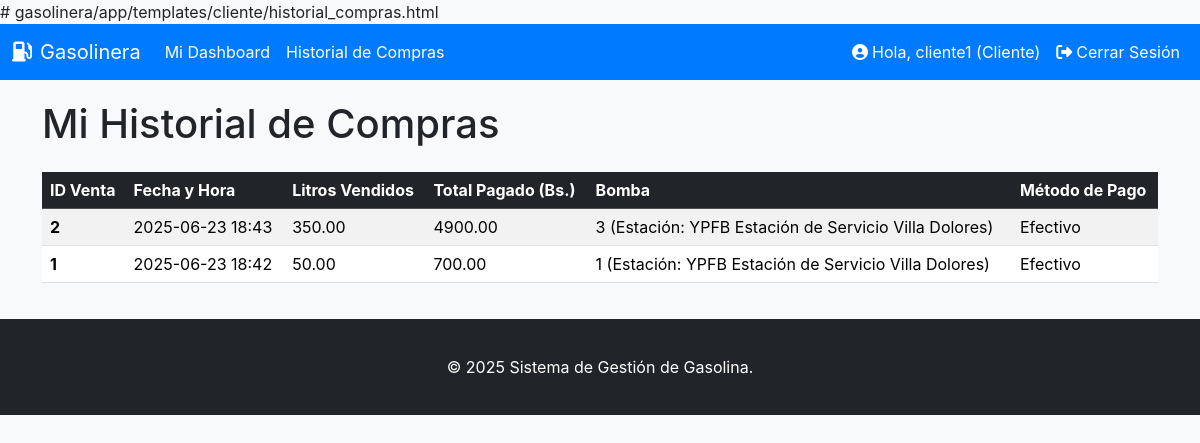
Page /cliente/historial_compras (signed in) on the committed database.
### app/models.py (models this page shows, shortened)
class Usuario(UserMixin, db.Model):
    __tablename__ = 'usuarios'
    id = db.Column(db.Integer, primary_key=True)
    username = db.Column(db.String(64), unique=True, nullable=False) # Nombre de usuario
    password_hash = db.Column(db.String(128)) # Hash de la contraseña
    rol_id = db.Column(db.Integer, db.ForeignKey('roles.id')) # Clave foránea del rol
    clientes = db.relationship('Cliente', backref='usuario', lazy='dynamic') # Relación con clientes

class Rol(db.Model):
    __tablename__ = 'roles'
    id = db.Column(db.Integer, primary_key=True)
    nombre = db.Column(db.String(50), unique=True, nullable=False) # Nombre del rol (administrador, operador, cliente)
    usuarios = db.relationship('Usuario', backref='rol', lazy='dynamic') # Relación con usuarios

class Venta(db.Model):
    __tablename__ = 'ventas'
    id = db.Column(db.Integer, primary_key=True)
    fecha_hora = db.Column(db.DateTime, default=datetime.datetime.now) # Fecha y hora de la venta
    litros_vendidos = db.Column(db.Float, nullable=False) # Cantidad de litros vendidos
    total_pagado = db.Column(db.Float, nullable=False) # Monto total pagado
    bomba_id = db.Column(db.Integer, db.ForeignKey('bombas.id')) # Clave foránea de la bomba
    cliente_id = db.Column(db.Integer, db.ForeignKey('clientes.id'), nullable=True) # Clave foránea del cliente (opcional)
    detalle_venta = db.relationship('DetalleVenta', backref='venta', uselist=False) # Relación con detalle de venta (uno a uno)
    pago = db.relationship('Pago', backref='venta', uselist=False) # Relación con pago (uno a uno)

class Bomba(db.Model):
    __tablename__ = 'bombas'
    id = db.Column(db.Integer, primary_key=True)
    numero_bomba = db.Column(db.String(50), nullable=False)
    tanque_id = db.Column(db.Integer, db.ForeignKey('tanques.id'), nullable=False)
    tanque = db.relationship('Tanque', backref='bombas')  # <-- Agrega esta línea
    ventas = db.relationship('Venta', backref='bomba', lazy='dynamic') # Relación con ventas

class Estacion(db.Model):
    __tablename__ = 'estaciones'
    id = db.Column(db.Integer, primary_key=True)
    nombre = db.Column(db.String(100), nullable=False)
    direccion = db.Column(db.String(200))
    tanques = db.relationship('Tanque', backref='estacion', lazy='dynamic')
    reabastecimientos = db.relationship('Reabastecimiento', backref='estacion', lazy='dynamic')

class Pago(db.Model):
    __tablename__ = 'pagos'
    id = db.Column(db.Integer, primary_key=True)
    venta_id = db.Column(db.Integer, db.ForeignKey('ventas.id'), unique=True, nullable=False) # Clave foránea de la venta
    monto = db.Column(db.Float, nullable=False) # Monto pagado
    metodo_pago = db.Column(db.String(50)) # Método de pago (ej. efectivo, tarjeta)
    fecha_pago = db.Column(db.DateTime, default=datetime.datetime.now) # Fecha del pago

### app/cliente.py (the view)
@cliente.route('/historial_compras')
@login_required
@cliente_required
def historial_compras():
    print(f"\n--- DEBUG HISTORIAL COMPRAS ---")
    print(f"HISTORIAL: current_user.id = {current_user.id}")
    cliente_asociado = Cliente.query.filter_by(usuario_id=current_user.id).first()
    ventas_cliente = []
    if not cliente_asociado:
        print("HISTORIAL: NO se encontró cliente asociado.") # DEBUG
        flash('No hay un perfil de cliente asociado a tu cuenta.', 'warning')
    else:
        print(f"HISTORIAL: Cliente asociado encontrado: ID={cliente_asociado.id}, Nombre={cliente_asociado.nombre}") # DEBUG
        ventas_cliente = Venta.query.filter_by(cliente_id=cliente_asociado.id).order_by(Venta.fecha_hora.desc()).all()
        print(f"HISTORIAL: Número de ventas para historial: {len(ventas_cliente)}") # DEBUG
    print(f"--- FIN DEBUG HISTORIAL COMPRAS ---\n") # DEBUG
    return render_template('cliente/historial_compras.html',
                           ventas_cliente=ventas_cliente,
                           cliente_asociado=cliente_asociado, # Asegúrate de pasar esto a la plantilla
                           title='Mi Historial de Compras')

### app/auth.py (called while the page is built)
@login_manager.user_loader
def load_user(user_id):
    return Usuario.query.get(int(user_id))

### app/cliente.py (called while the page is built)
def cliente_required(f):
    @wraps(f)
    def decorated_function(*args, **kwargs):
        if not current_user.is_authenticated or current_user.rol.nombre != 'cliente':
            flash('Acceso denegado. Se requiere rol de cliente.', 'danger')
            return redirect(url_for('main.index'))
        return f(*args, **kwargs)
    return decorated_function

### app/templates/cliente/historial_compras.html (shortened to what this page needs)
{% extends "base.html" %}
{% block content %}
<h1 class="mb-4">Mi Historial de Compras</h1>
{% if cliente_asociado %}
    {% if ventas_cliente %}
    <div class="table-responsive">
        <table class="table table-striped table-hover align-middle">
            <thead class="table-dark">
                <tr>
                    <th scope="col">ID Venta</th>
                    <th scope="col">Fecha y Hora</th>
                    <th scope="col">Litros Vendidos</th>
                    <th scope="col">Total Pagado (Bs.)</th>
                    <th scope="col">Bomba</th>
                    <th scope="col">Método de Pago</th>
                </tr>
            </thead>
            <tbody>
                {% for venta in ventas_cliente %}
                <tr>
                    <th scope="row">{{ venta.id }}</th>
                    <td>{{ venta.fecha_hora.strftime('%Y-%m-%d %H:%M') }}</td>
                    <td>{{ "%.2f" | format(venta.litros_vendidos) }}</td>
                    <td>{{ "%.2f" | format(venta.total_pagado) }}</td>
                    <td>
                      {{ venta.bomba.numero_bomba if venta.bomba else 'Sin bomba' }}
                      (Estación: {{ venta.bomba.tanque.estacion.nombre if venta.bomba and venta.bomba.tanque and venta.bomba.tanque.estacion else 'Sin estación' }})
                    </td>
                    <td>{{ venta.pago.metodo_pago if venta.pago else 'N/A' }}</td>
                </tr>
                {% endfor %}
            </tbody>
        </table>
    </div>
    {% else %}
    <div class="alert alert-info" role="alert">
        No tienes compras registradas en tu historial.
    </div>
    {% endif %}
{% else %}
<div class="alert alert-warning" role="alert">
    Tu cuenta de usuario no está asociada a un perfil de cliente para ver el historial.
</div>
{% endif %}
{% endblock %}

### app/templates/base.html (shortened to what this page needs)
<!DOCTYPE html>
<html lang="es">
<head>
    <link href="https://cdn.jsdelivr.net/npm/bootstrap@5.3.3/dist/css/bootstrap.min.css" rel="stylesheet" xintegrity="sha384-QWTKZyjpPEjISv5WaRU9OFeRpok6YctnYmDr5pNlyT2bRjXh0JMhjY6hW+ALEwIH">
    <link rel="stylesheet" href="https://cdnjs.cloudflare.com/ajax/libs/font-awesome/6.5.2/css/all.min.css" xintegrity="sha512-SnH5WK+bZxgPHs44uWIX+LLJAJ9/2PkPKZ5QiAj6Ta86w+fsb2TkcmfRyVX3pBnMFcV7oQPJkl9QevSCWr3W6A==" />
</head>
<body>
    <nav class="navbar navbar-expand-lg navbar-dark">
        <div class="container-fluid">
            <a class="navbar-brand" href="{{ url_for('main.index') }}">
                <i class="fas fa-gas-pump me-2"></i>Gasolinera
            </a>
            <div class="collapse navbar-collapse" id="navbarNav">
                <ul class="navbar-nav me-auto mb-2 mb-lg-0">
                    {% if current_user.is_authenticated %}
                        {% if current_user.rol.nombre == 'administrador' %}
                            <li class="nav-item">
                                <a class="nav-link" href="{{ url_for('admin.dashboard') }}">Dashboard Admin</a>
                            </li>
                            <li class="nav-item dropdown">
                                <a class="nav-link dropdown-toggle" href="#" id="navbarDropdownAdmin" role="button" data-bs-toggle="dropdown" aria-expanded="false">
                                    Gestión
                                </a>
                                <ul class="dropdown-menu" aria-labelledby="navbarDropdownAdmin">
                                    <li><a class="dropdown-item" href="{{ url_for('admin.manage_estaciones') }}">Estaciones</a></li>
                                    <li><a class="dropdown-item" href="{{ url_for('admin.manage_tanques') }}">Tanques</a></li>
                                    <li><a class="dropdown-item" href="{{ url_for('admin.manage_bombas') }}">Bombas</a></li>
                                    <li><a class="dropdown-item" href="{{ url_for('admin.manage_tipos_combustible') }}">Tipos de Combustible</a></li>
                                    <li><hr class="dropdown-divider"></li>
                                    <li><a class="dropdown-item" href="{{ url_for('admin.manage_proveedores') }}">Proveedores</a></li>
                                    <li><a class="dropdown-item" href="{{ url_for('admin.manage_usuarios') }}">Usuarios</a></li>
                                    <li><a class="dropdown-item" href="{{ url_for('admin.manage_clientes') }}">Clientes</a></li>
                                </ul>
                            </li>
                             <li class="nav-item">
                                <a class="nav-link" href="{{ url_for('admin.view_reports') }}">Reportes</a>
                            </li>
                        {% elif current_user.rol.nombre == 'cliente' %}
                            <li class="nav-item">
                                <a class="nav-link" href="{{ url_for('cliente.dashboard') }}">Mi Dashboard</a>
                            </li>
                            <li class="nav-item">
                                <a class="nav-link" href="{{ url_for('cliente.historial_compras') }}">Historial de Compras</a>
                            </li>
                        {% endif %}
                    {% endif %}
                </ul>
                <ul class="navbar-nav ms-auto">
                    {% if current_user.is_authenticated %}
                        <li class="nav-item">
                            <span class="nav-link"><i class="fas fa-user-circle me-1"></i>Hola, {{ current_user.username }} ({{ current_user.rol.nombre | capitalize }})</span>
                        </li>
                        <li class="nav-item">
                            <a class="nav-link" href="{{ url_for('auth.logout') }}"><i class="fas fa-sign-out-alt me-1"></i>Cerrar Sesión</a>
                        </li>
                    {% else %}
                        <li class="nav-item">
                            <a class="nav-link" href="{{ url_for('auth.login') }}"><i class="fas fa-sign-in-alt me-1"></i>Iniciar Sesión</a>
                        </li>
                    {% endif %}
                </ul>
            </div>
        </div>
    </nav>
    <div class="container">
        {% block content %}{% endblock %}
    </div>
    <footer class="footer mt-auto py-3 bg-dark">
        <div class="container text-center">
            <span class="text-white">&copy; {{ moment().format('YYYY') }} Sistema de Gestión de Gasolina.</span>
        </div>
    </footer>
</body>
</html>

### app/templates/base.html (style rules this page uses)
body { font-family: 'Inter', sans-serif; background-color: #f8f9fa; }
.navbar { background-color: #007bff; }
.navbar-brand, .nav-link { color: white !important; }
.footer { background-color: #343a40; color: white; padding: 1rem 0; position: relative; bottom: 0; width: 100%; }
.container { margin-top: 20px; margin-bottom: 20px; }

### rows in the picture
Usuario: username "cliente1"
Rol: rol.nombre "Cliente"
Venta: id "2", fecha_hora "2025-06-23 18:43", litros_vendidos "350.00", total_pagado "4900.00", bomba "3", bomba.tanque.estacion "YPFB Estación de Servicio Villa Dolores", pago "Efectivo"
Venta: id "1", fecha_hora "2025-06-23 18:42", litros_vendidos "50.00", total_pagado "700.00", bomba "1", bomba.tanque.estacion "YPFB Estación de Servicio Villa Dolores", pago "Efectivo"

### other values in the picture
{{ moment().format('YYYY') }} "2025"
